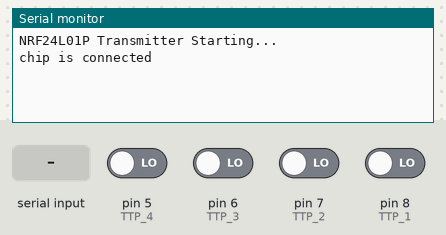
A sketch run on a simulated Arduino Uno, built with avr-gcc and run on an emulated ATmega328P. On the bench: the last lines printed to the serial monitor. The test bench sets the inputs (shaded band); at power-on: pin 5 (TTP_4), pin 6 (TTP_3), pin 7 (TTP_2), pin 8 (TTP_1) LOW. No radio packets arrive unless stated.

Above: at 1.2 s.
1.3 s: pin 5 (TTP_4) driven HIGH
At 1.9 s:
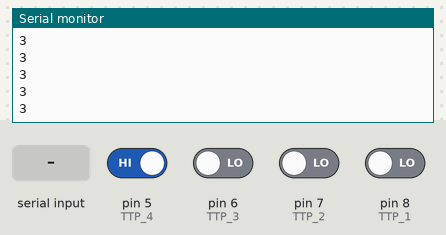
3.2 s: "0" received over the second serial link
6.2 s: pin 6 (TTP_3) driven HIGH
7.7 s: pin 7 (TTP_2) driven HIGH
At 8.2 s:
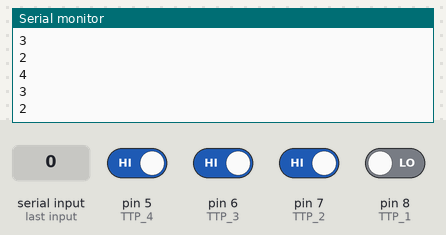
9.2 s: pin 8 (TTP_1) driven HIGH
Timing chart, 0 to 10.1 s (numbered marks = the images above; inputs shaded):
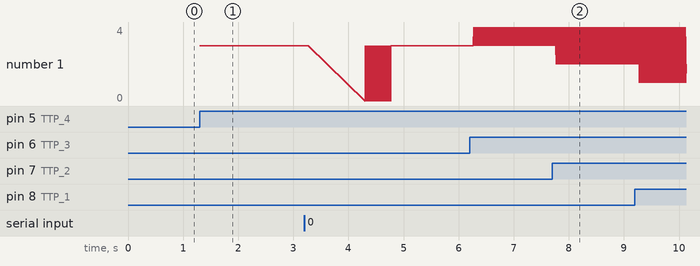

The sketch:

transmitter.ino
```cpp
// Load in the libraries
#include <SPI.h>
#include <nRF24L01.h>
#include <RF24.h>

#include <SoftwareSerial.h>

#include <arduino-timer.h>
auto timer = timer_create_default();

bool state[6] = {false, false, false, false, false, false};
bool test = false;
int ackMessg[4];

int blueTx=2;   //Tx (보내는핀 설정)at
int blueRx=3;   //Rx (받는핀 설정)
SoftwareSerial mySerial(blueTx, blueRx);  //시리얼 통신을 위한 객체선언

// Set the CE & CSN pins
#define CE_PIN   9
#define CSN_PIN 10

#define TTP_1 8
#define TTP_2 7
#define TTP_3 6
#define TTP_4 5

// Single radio pipe address for the 2 nodes to communicate.
const uint64_t pipe[5] = {0xF0F0F0F01111, 0xF0F0F0F01112, 0xF0F0F0F01113, 0xF0F0F0F01114, 0xF0F0F0F01115};

// Create a Radio
RF24 radio(CE_PIN, CSN_PIN);

const int OFF_MODE = 0;
const int LED_MODE = 1;
const int UV_MODE = 2;
const int DELAY_MODE_p = 3;
const int DELAY_MODE_m = 4;
const int INIT_MODE = 5;

const int DELAY_TIME = 500;

void setup() {
  pinMode(TTP_1, INPUT);
  pinMode(TTP_2, INPUT);
  pinMode(TTP_3, INPUT);
  pinMode(TTP_4, INPUT);

  // Start the serial
  Serial.begin(9600);
  while(!Serial);
  Serial.println("NRF24L01P Transmitter Starting...");
  mySerial.begin(9600); //블루투스 시리얼

  // Start the Radio!
  radio.begin();

  // Power setting
  radio.setPALevel(RF24_PA_MIN); // RF24_PA_MIN, RF24_PA_LOW, RF24_PA_HIGH, RF24_PA_MAX

  // Slower data rate for better range
  radio.setDataRate( RF24_250KBPS ); // RF24_250KBPS, RF24_1MBPS, RF24_2MBPS
  radio.setAutoAck(false);
  //radio.enableAckPayload();
  //radio.enableDynamicAck();

  // Stop listening, so we can send!
  radio.stopListening();

  // Number of retries
  radio.setRetries(15, 15);

  for (int i=0; i < 5; i++) {
    radio.openWritingPipe(pipe[i]);
  }

  if (radio.isChipConnected()) {
    Serial.println("chip is connected");
  }
}

void loop() {
  timer.tick();
  while(mySerial.available())  //mySerial에 전송된 값이 있으면
  {
    String myChar = mySerial.readString();
    Serial.println("input value: "+myChar);

      // OFF MODE
      if (myChar.equals("0") ){
        myChar="";
        state[0] = !state[0];
        timer.in(DELAY_TIME, stopPulse);
      }

      // LED MODE
      if (myChar.equals("1") ){
        myChar="";
        state[1] = !state[1];
        timer.in(DELAY_TIME, stopPulse);
      }

      // UV MODE
      if (myChar.equals("2") ){
        myChar="";
        state[2] = !state[2];
        timer.in(DELAY_TIME, stopPulse);
      }

      // DELAY MODE +
      if (myChar.equals("3") ){
        myChar="";
        state[3] = !state[3];
        timer.in(DELAY_TIME, stopPulse);
      }

      // DELAY MODE -
      if (myChar.equals("4") ){
        myChar="";
        state[4] = !state[4];
        timer.in(DELAY_TIME, stopPulse);
      }

      // INIT MODE
      if (myChar.equals("5") ){
        myChar="";
        state[5] = !state[5];
        timer.in(DELAY_TIME, stopPulse);
      }
    delay(100);
  }

  if (state[0]) {
    radio.write(&OFF_MODE, 2);
    Serial.println(OFF_MODE);
  }

  if (state[1]) {
    radio.write(&LED_MODE, 2);
    Serial.println(LED_MODE);
  }

  if (state[2]) {
      radio.write(&UV_MODE, 2, false);
      Serial.println(UV_MODE);
  }

  if (state[3]) {
      radio.write(&DELAY_MODE_p, 2, false);
      Serial.println(DELAY_MODE_p);
  }

  if (state[4]) {
      radio.write(&DELAY_MODE_m, 2, false);
      Serial.println(DELAY_MODE_m);
  }

  if (state[5]) {
      radio.write(&INIT_MODE, 2, false);
      Serial.println(INIT_MODE);
  }

  //TTP ZONE
  if (digitalRead(TTP_1)) {
    radio.write(&LED_MODE, 2);
    Serial.println(LED_MODE);
  }

  if (digitalRead(TTP_2)) {
    radio.write(&UV_MODE, 2, false);
    Serial.println(UV_MODE);
  }

  if (digitalRead(TTP_3)) {
      radio.write(&DELAY_MODE_m, 2, false);
      Serial.println(DELAY_MODE_m);
  }

  if (digitalRead(TTP_4)) {
    radio.write(&DELAY_MODE_p, 2, false);
    Serial.println(DELAY_MODE_p);
  }
}

bool stopPulse() {
  for (int i=0; i < 10; i++) {
    state[i] = false;
  }

  Serial.println("stop");

  return false;
}
```

Measured:
- after the input at 1.3 s, the serial monitor: prints a new line at once (image 1)
- after the input at 7.7 s, the serial monitor: prints a new line after 0.07 s (image 2)
- plotted number 1: 3 → 4 after the input at 6.2 s, 3 → 1 after the input at 9.2 s
